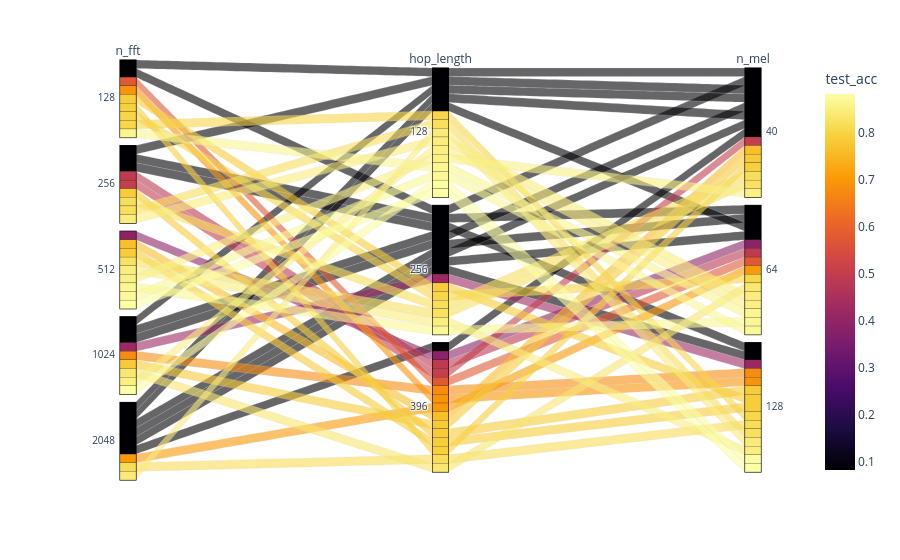

Here is the notebook cell this chart was saved with:
### Code cell
# create plotly parallel categories plot
fig = px.parallel_categories(df, dimensions=['n_fft', 'hop_length', 'n_mel'], color="test_acc", color_continuous_scale=px.colors.sequential.Inferno,)
fig.show()

### Figure 1 — Plotly figure (JSON) as saved in the notebook; plotly's stock layout.template omitted (floating-point values rounded to 4 significant figures)
{"data": [{"dimensions": [{"label": "n_fft", "values": [128, 128, 128, 128, 128, 128, 128, 128, 128, 256, 256, 256, 256, 256, 256, 256, 256, 256, 512, 512, 512, 512, 512, 512, 512, 512, 512, 1024, 1024, 1024, 1024, 1024, 1024, 1024, 1024, 1024, 2048, 2048, 2048, 2048, 2048, 2048, 2048, 2048, 2048]}, {"label": "hop_length", "values": [128, 128, 128, 256, 256, 256, 396, 396, 396, 128, 128, 128, 256, 256, 256, 396, 396, 396, 128, 128, 128, 256, 256, 256, 396, 396, 396, 128, 128, 128, 256, 256, 256, 396, 396, 396, 128, 128, 128, 256, 256, 256, 396, 396, 396]}, {"label": "n_mel", "values": [40, 64, 128, 40, 64, 128, 40, 64, 128, 40, 64, 128, 40, 64, 128, 40, 64, 128, 40, 64, 128, 40, 64, 128, 40, 64, 128, 40, 64, 128, 40, 64, 128, 40, 64, 128, 40, 64, 128, 40, 64, 128, 40, 64, 128]}], "domain": {"x": [0, 1], "y": [0, 1]}, "line": {"color": [0.08344, 0.8636, 0.8018, 0.08344, 0.8014, 0.7867, 0.7916, 0.5773, 0.6912, 0.08344, 0.8462, 0.8194, 0.8188, 0.08344, 0.08344, 0.5029, 0.4894, 0.7851, 0.8538, 0.8683, 0.8814, 0.8233, 0.8656, 0.8491, 0.7628, 0.3879, 0.7867, 0.08344, 0.8503, 0.88, 0.08344, 0.08344, 0.4178, 0.783, 0.836, 0.6783, 0.08344, 0.08344, 0.8438, 0.08344, 0.08344, 0.08344, 0.08344, 0.7006, 0.8157], "coloraxis": "coloraxis"}, "name": "", "type": "parcats"}], "layout": {"coloraxis": {"colorbar": {"title": {"text": "test_acc"}}, "colorscale": [[0, "#000004"], [0.1111, "#1b0c41"], [0.2222, "#4a0c6b"], [0.3333, "#781c6d"], [0.4444, "#a52c60"], [0.5556, "#cf4446"], [0.6667, "#ed6925"], [0.7778, "#fb9b06"], [0.8889, "#f7d13d"], [1, "#fcffa4"]]}, "legend": {"tracegroupgap": 0}, "margin": {"t": 60}}}
